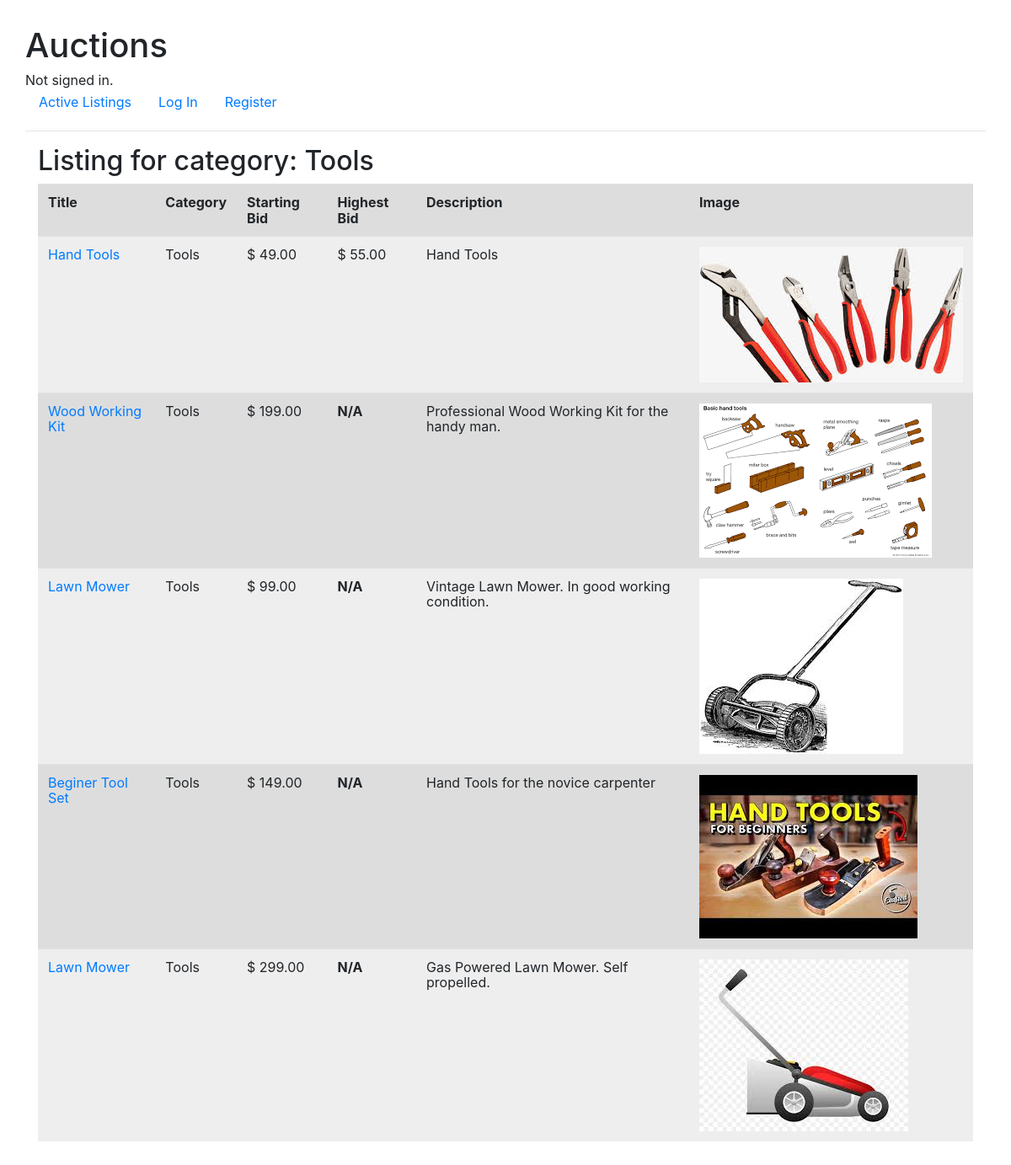
The page /?category=Tools on the database as committed earlier.
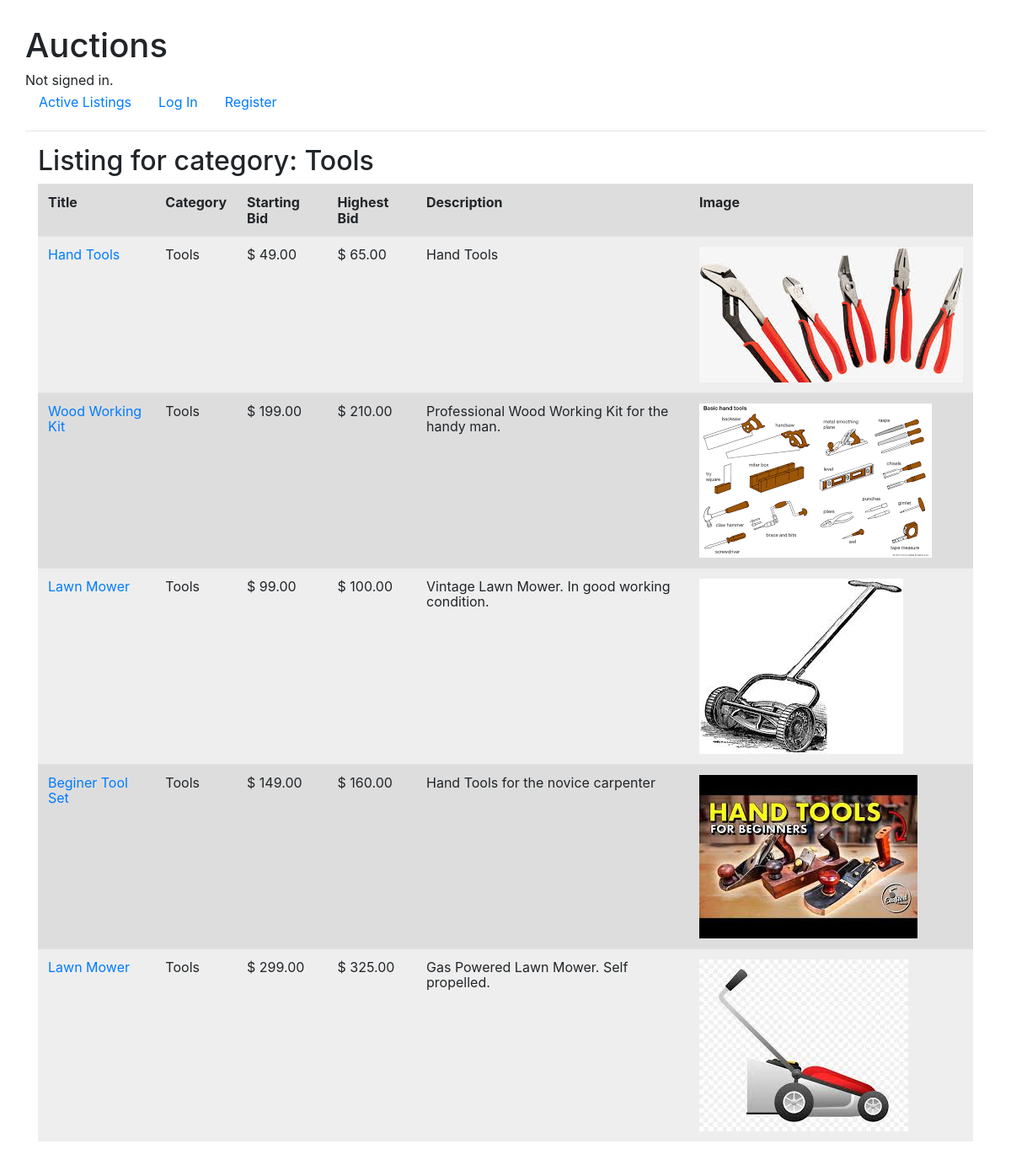
The same page on the database as committed later.
### auctions/models.py (models this page shows, shortened)
class Listing(models.Model):
    title = models.CharField(max_length=32)
    description = models.CharField(max_length=256)
    starting_bid = models.DecimalField(max_digits=7, decimal_places=2)
    category = models.CharField(max_length=32)
    date_listed = models.DateField(auto_now_add=True)
    active = models.BooleanField(default=True)
    user_id = models.ForeignKey(User, on_delete=models.CASCADE, related_name="sellers")
    image = models.URLField(max_length=256, blank=True)
    bid_count = models.IntegerField(default=0)
    max_bid = models.DecimalField(max_digits=7, decimal_places=2, default=0.00)

### auctions/views.py (the view)
# urls.py: path("", views.ListingListView.as_view(), name="index"),
class ListingListView(ListView):
    template_name = 'auctions/index.html'
    context_object_name = 'listing_list'
    def get_queryset(self, **kwargs):
        queryset = Listing.objects.filter(active=True)
        if self.request.GET.get('user'):
            queryset = queryset.filter(user_id__username=self.request.GET.get('user'))
        elif self.request.GET.get('category'):
            queryset = queryset.filter(category=self.request.GET.get('category'))
        return queryset
    def get_context_data(self, **kwargs):
        context = super(ListingListView, self).get_context_data(**kwargs)
        if self.request.GET.get('user'):
            context['PageTitle'] = 'Listing for User: ' + self.request.GET.get('user')
        elif self.request.GET.get('category'):
            context['PageTitle'] = 'Listing for category: ' + (self.request.GET.get('category'))
        return context

### auctions/templates/auctions/index.html
{% extends "auctions/layout.html" %}
{% block body %}
    <div class="container">
    {%  if PageTitle %}
        <h2>{{ PageTitle }}</h2>
    {% else %}
        <h2>Active Listings</h2>
    {% endif %}
    {% if listing_list %}
        <table class="table">
            <tr>
                <th class="span2">Title</th>
                <th class="span2">Category</th>
                <th class="span1">Starting Bid</th>
                <th class="span1">Highest Bid</th>
                <th class="span5">Description</th>
                <th class="span1">Image</th>
            </tr>
            {% for listing in listing_list %}
                <tr>
                    <td>
                        <a href="{% url 'detail' listing.id %}">{{ listing.title }}</a>
                    </td>
                    <td>{{ listing.category }}</td>
                    <td>$ {{ listing.starting_bid }}</td>
                    <td>
                        {% if listing.max_bid == 0 %}
                            <strong>N/A</strong>
                        {% else %}
                            $ {{ listing.max_bid }}</td>
                        {% endif %}
                    <td class="text-left">{{ listing.description }}</td>
                    <td class="images"><img src="{{ listing.image }}" alt="image"></td>
                </tr>
            {% endfor %}
        </table>
    {% else %}
        <p>No active listings found</p>
    {% endif %}
    </div>
{% endblock %}

Rows that differ between the two databases and show on the page:
changed Listing "Hand Tools": max_bid "55.00" → "65.00"
changed Listing "Wood Working Kit": max_bid (not shown) → "210.00"; max_bid "N/A" → "$"
changed Listing "Vintage Lawn Mower. In good working condition.": max_bid (not shown) → "100.00"; max_bid "N/A" → "$"
changed Listing "Beginer Tool Set": max_bid (not shown) → "160.00"; max_bid "N/A" → "$"
changed Listing "Gas Powered Lawn Mower. Self propelled.": max_bid (not shown) → "325.00"; max_bid "N/A" → "$"
